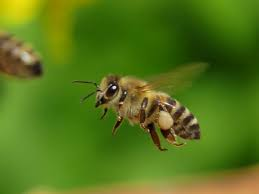
#> input picture pic1.jfif, 259 x 194 px
$ jupyter execute Dz1.ipynb
#> lines starting #> are read from the running program, lines starting #| are printed output that depends on the picture
[cell 1]
import cv2
import numpy as np
from matplotlib import pyplot as plt
plt.rcParams['figure.figsize']=[15,10]

[cell 2]
# Load an image (you can freely chose any image you like)
img=cv2.imread('pic1.jfif')
#> img is the input picture: shape (194, 259, 3); mean B, G, R 24.2, 117.2, 84.6
# Convert it to RGB
img = cv2.cvtColor(img,cv2.COLOR_BGR2RGB)


# Plot it
plt.imshow(img)

Collage

[cell 3]
# Split the image into the three colour channels
red, green, blue = cv2.split(img)

# Compose the image in the RGB colour space
img1 = cv2.merge([red, green, blue])

# Compose the image in the RBG colour space
img2 = cv2.merge([red, blue, green])

# Compose the image in the GRB colour space
img3 = cv2.merge([green, red, blue])

# Compose the image in the BGR colour space
img4 =cv2.merge([blue,green, red])

# Create the collage
out1 = np.hstack([img1, img2])
out2 = np.hstack([img3, img4])
out = np.vstack([out1, out2])

# Plot the collage
plt.imshow(out)
plt.axis(False)

Collage using the numpy functions fliplr and flipud

[cell 4]
# Load an image (you can freely chose any image you like)
img1 = cv2.imread('waterfall.jpeg')
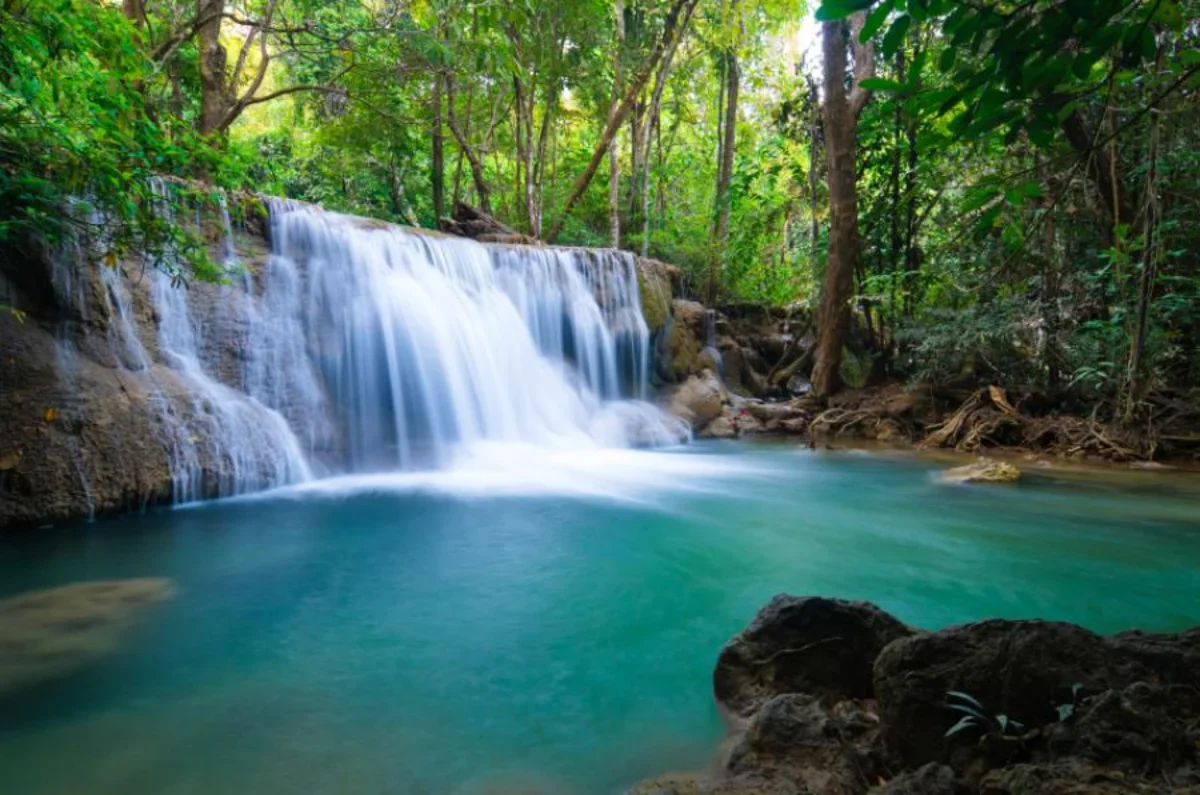
#> input picture waterfall.jpeg, 1200 x 795 px
#> img1 is the input picture: shape (795, 1200, 3); mean B, G, R 86.1, 102.2, 70
# Convert it to RGB
img1 = cv2.cvtColor(img1, cv2.COLOR_BGR2RGB)


img2 = np.fliplr(img1)
#> img2: shape (795, 1200, 3)
img3=np.flipud(img1)
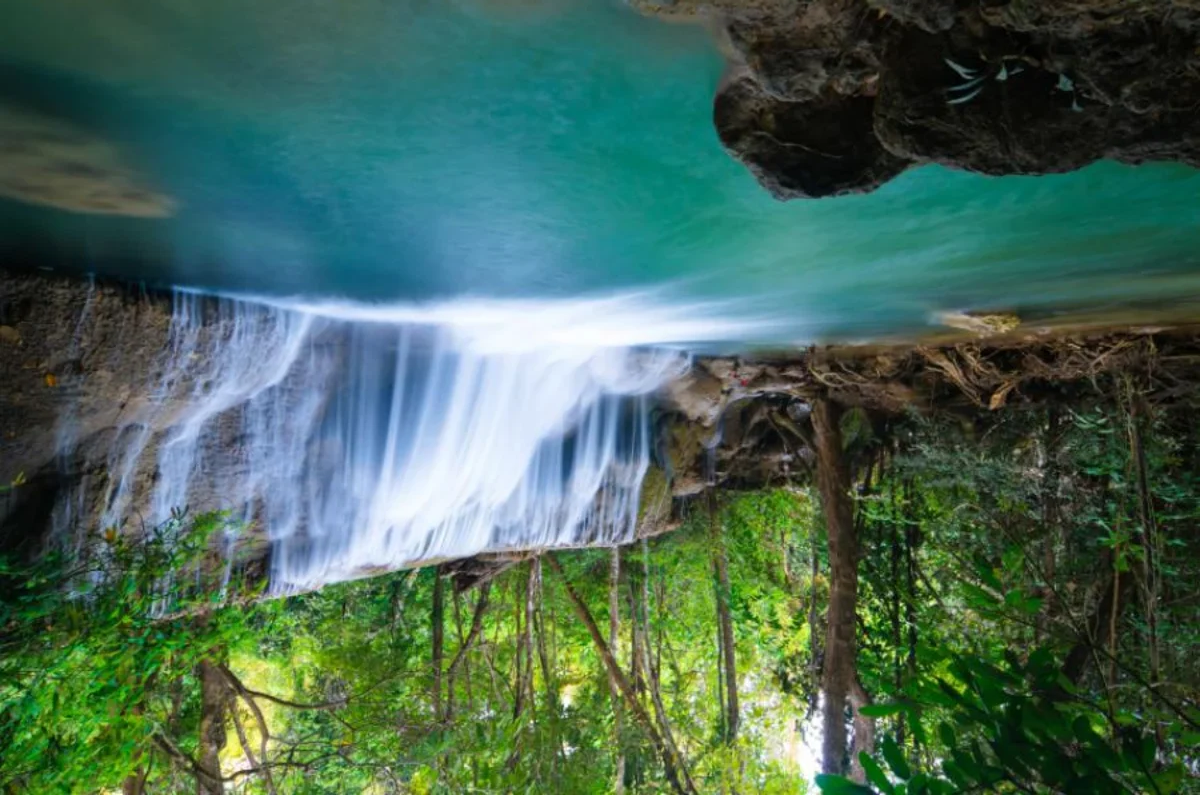
#> img3: shape (795, 1200, 3); mean R, G, B 70, 102.2, 86.1
img4=np.flipud(img2)
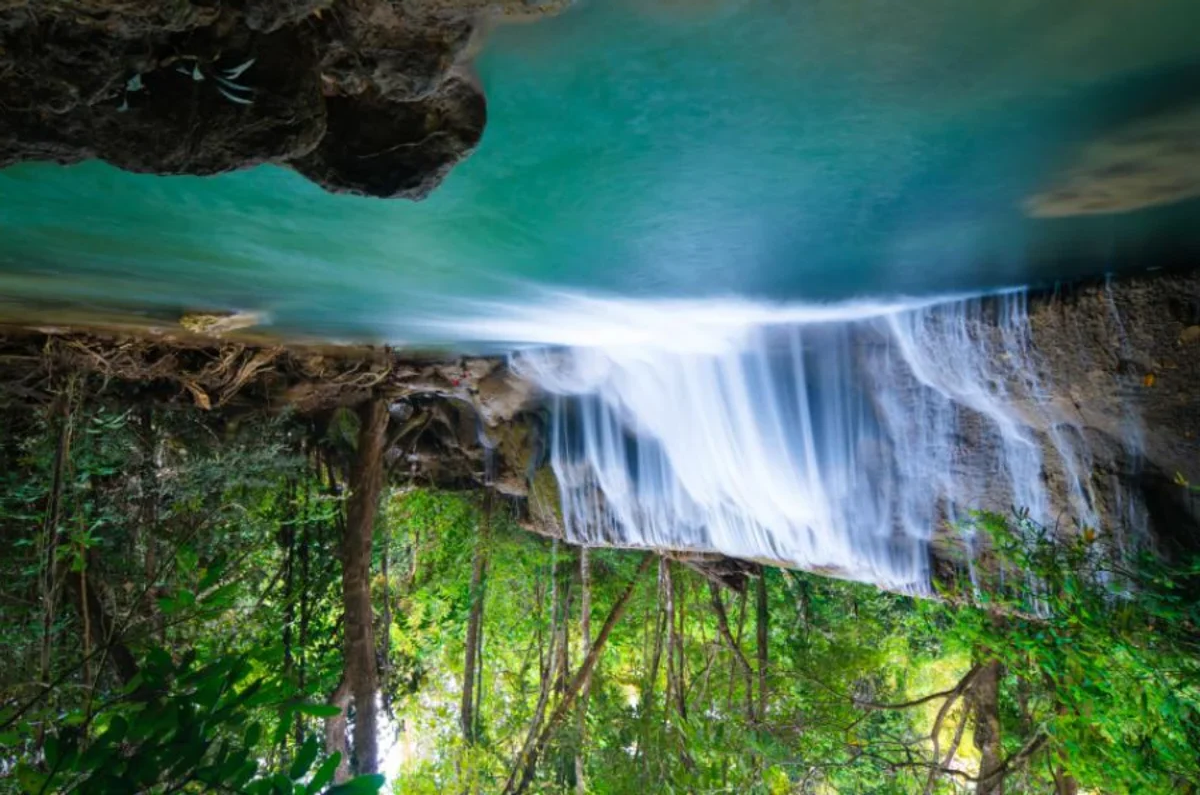
#> img4: shape (795, 1200, 3); mean R, G, B 70, 102.2, 86.1

out1 = np.hstack([img1, img2])
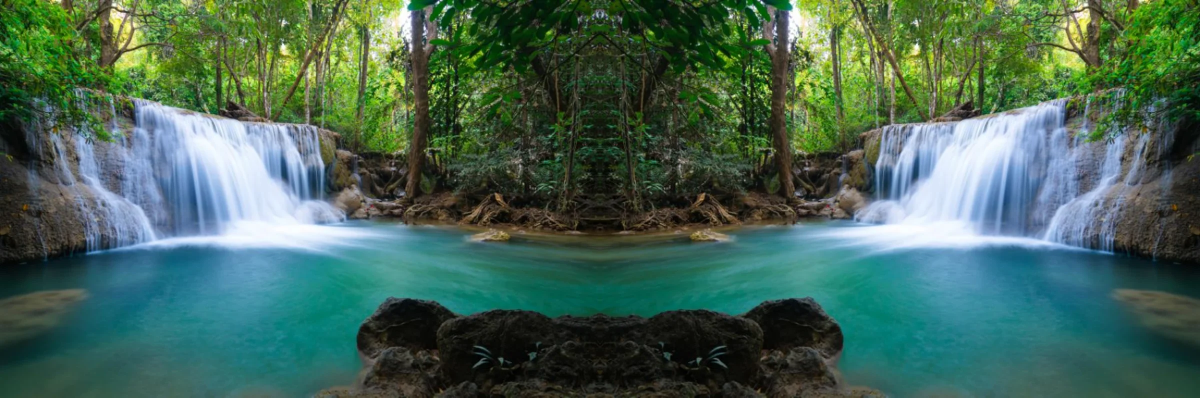
#> out1: shape (795, 2400, 3) (shown at 1/2 size); mean R, G, B 70, 102.2, 86.1
out2 = np.hstack([img3, img4])
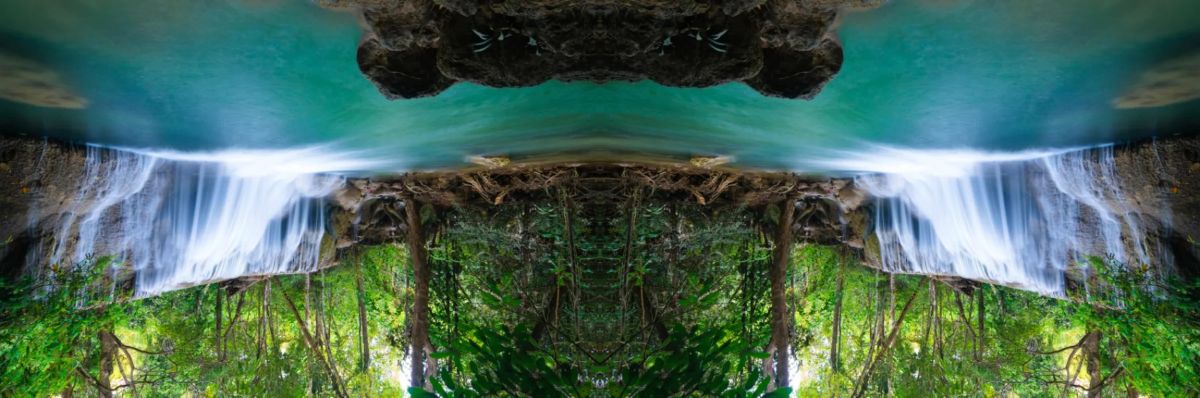
#> out2: shape (795, 2400, 3) (shown at 1/2 size); mean R, G, B 70, 102.2, 86.1
out = np.vstack([out1, out2])
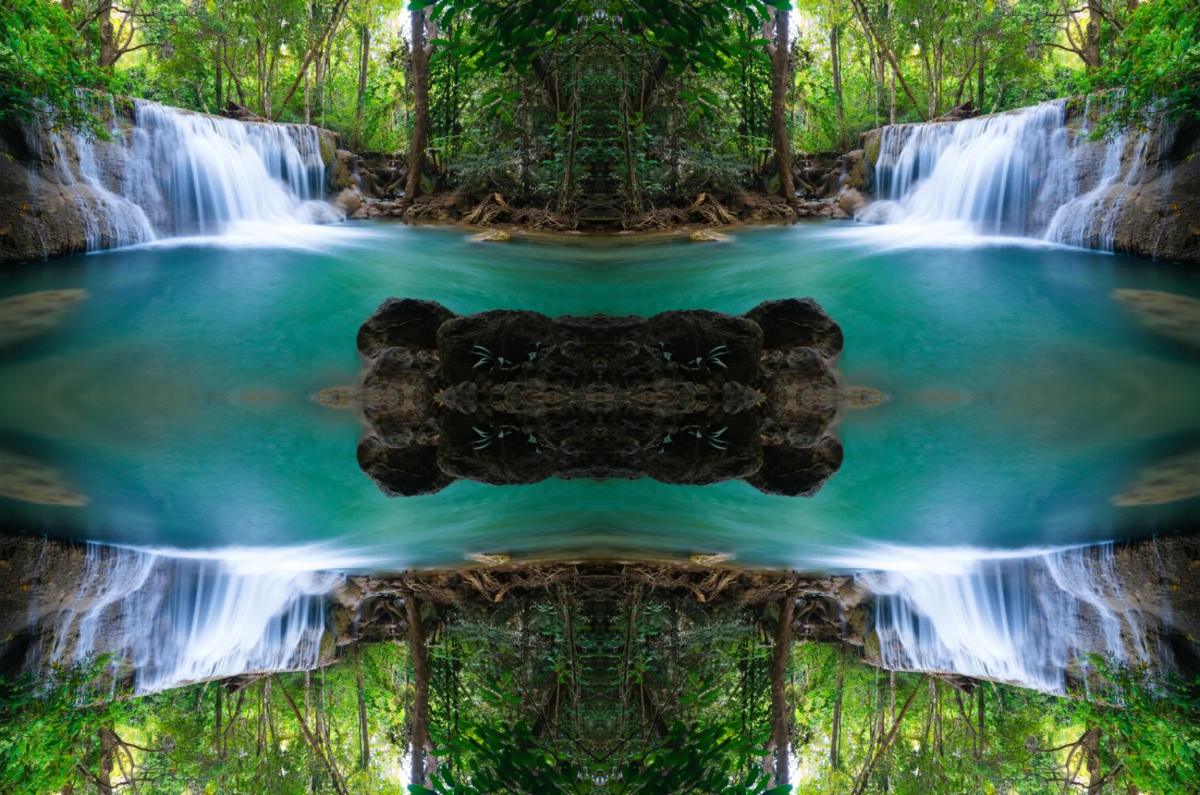
#> out: shape (1590, 2400, 3) (shown at 1/2 size); mean R, G, B 70, 102.2, 86.1

# Plot the collage
plt.imshow(out)
plt.axis(False)
